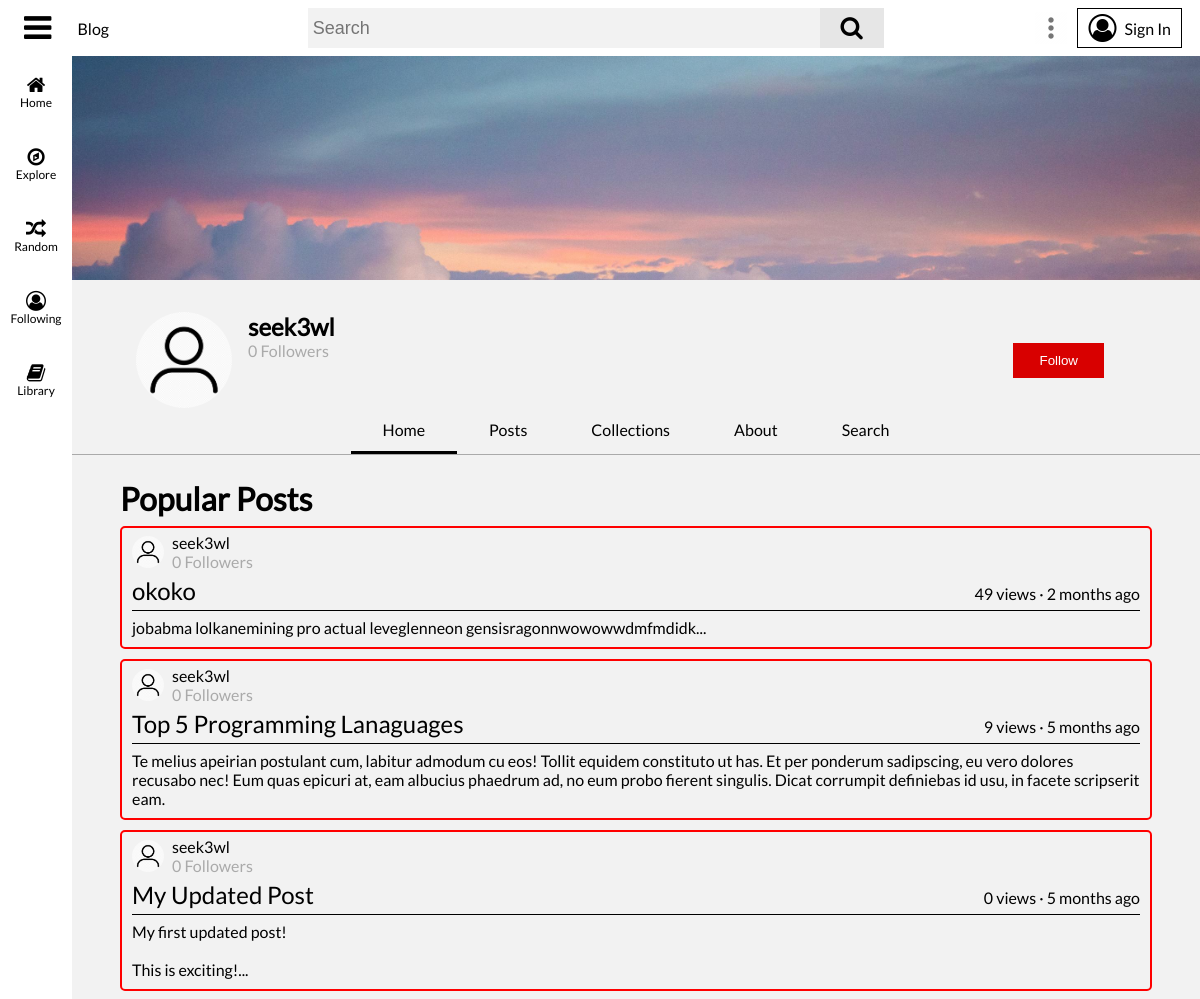
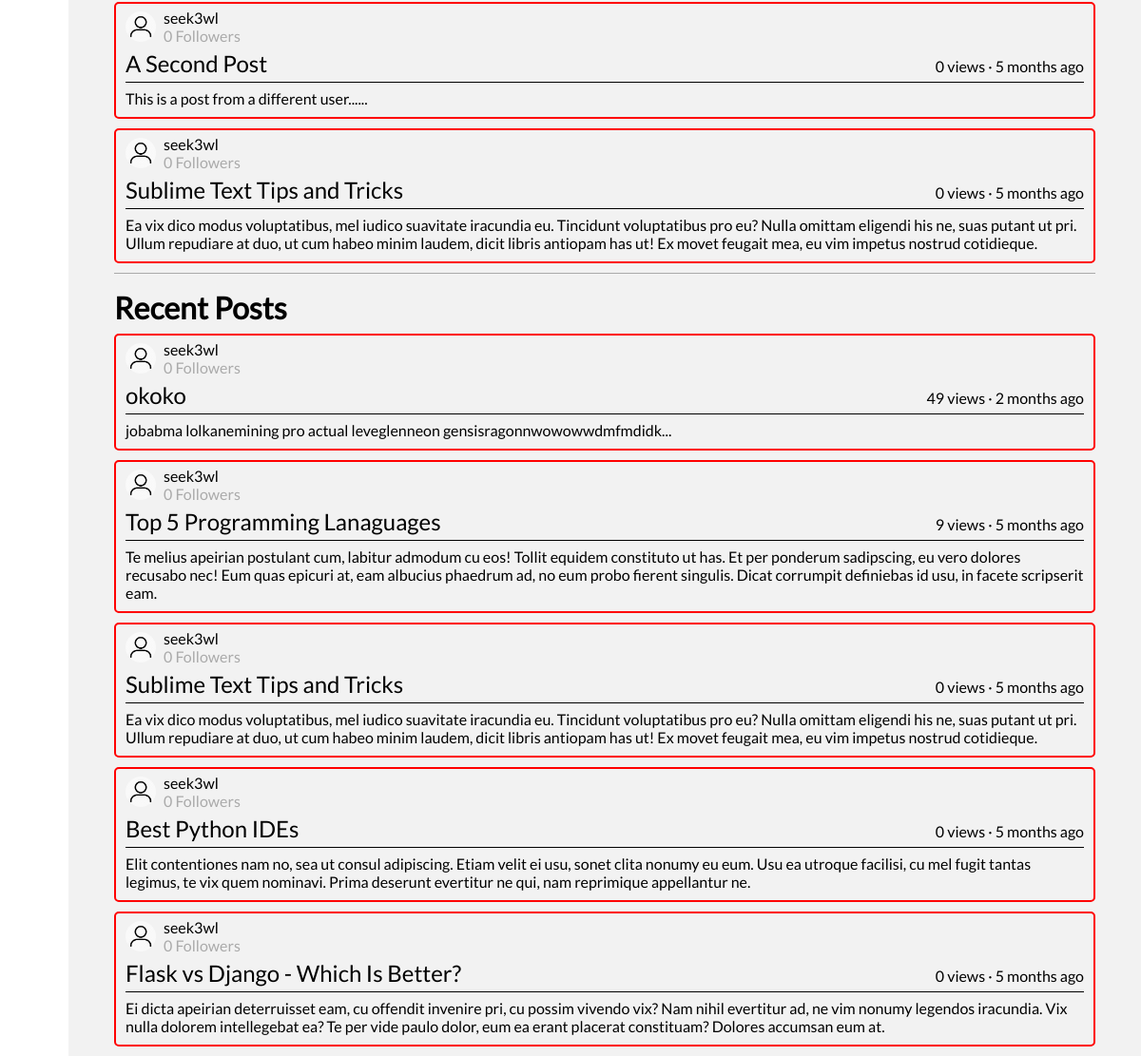
Page /user/seek3wl on the earlier database version (2 pictures, top to bottom).
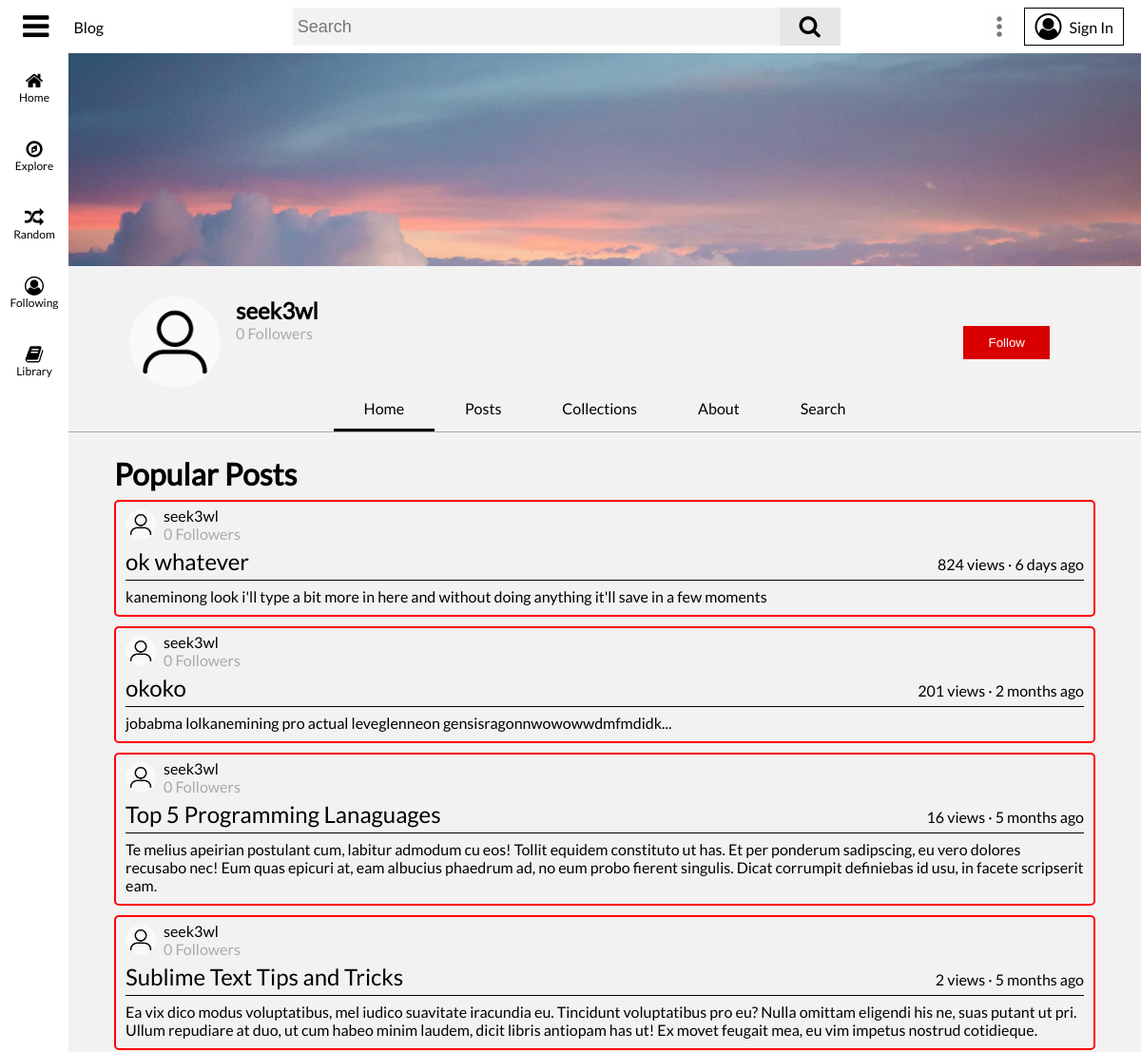
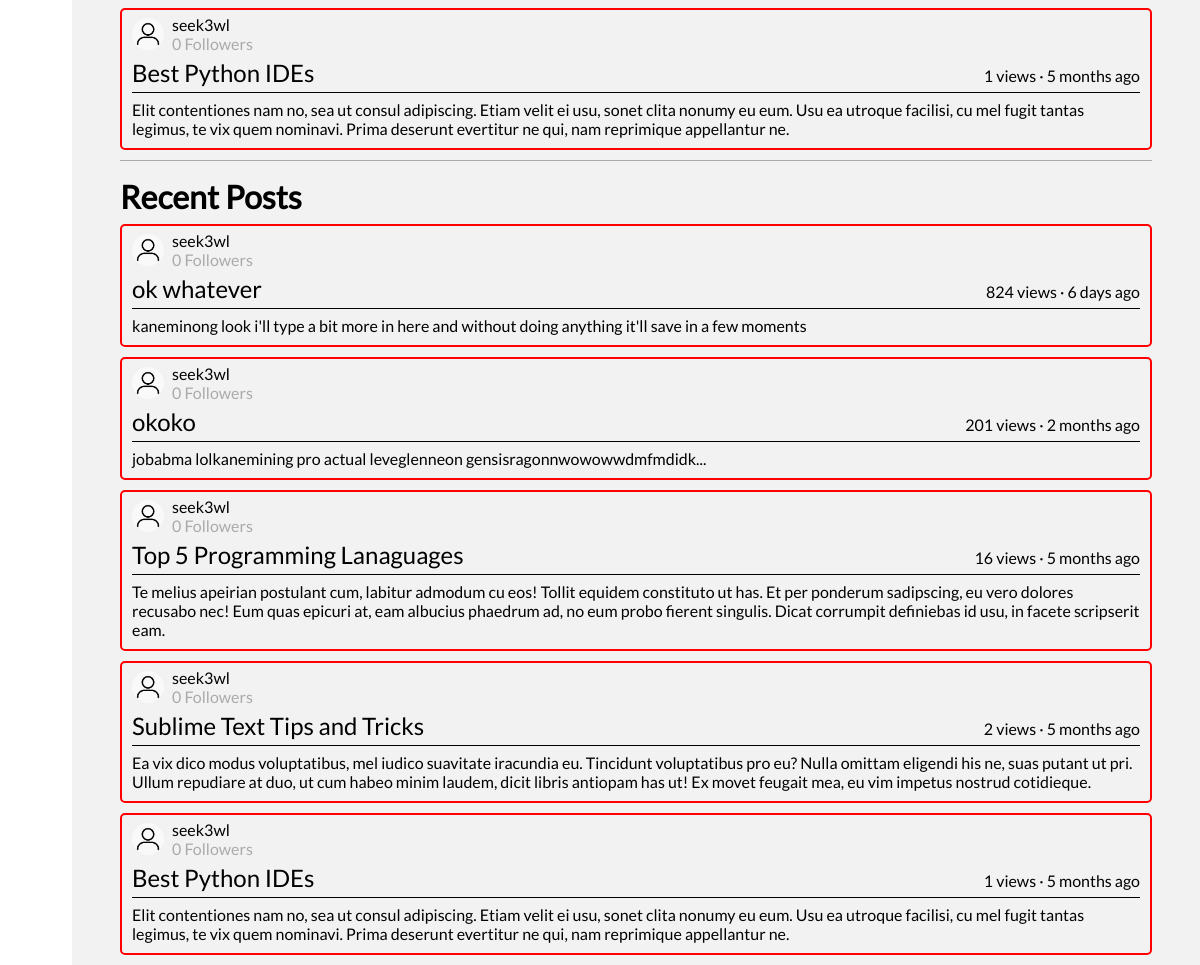
Same page on the later database version (2 pictures, top to bottom).
### flaskblog/models.py (models this page shows, shortened)
class Post(db.Model):
	id = db.Column(db.Integer, primary_key=True)
	user_id = db.Column(db.Integer, db.ForeignKey('user.id'), nullable=False)
	title = db.Column(db.String(100), nullable=False)
	date_posted = db.Column(db.DateTime, nullable=False, default=datetime.utcnow)
	content = db.Column(db.Text, nullable=False)
	views = db.Column(db.Integer, nullable=False, default=0)
	likes = db.Column(db.Integer, nullable=False, default=0)
	comments = db.relationship('Comment', backref='parent', lazy=True)
	tags = db.relationship('Tag', secondary=post_tag_cat, backref='posts_tagged')
	def date_posted_ago(self):
		date_posted = getattr(self, 'date_posted')
		return get_duration(date_posted)

class User(db.Model, UserMixin):
	id = db.Column(db.Integer, primary_key=True)
	username = db.Column(db.String(16), unique=True, nullable=False)
	email = db.Column(db.String(120), unique=True, nullable=False)
	image_file = db.Column(db.String(20), nullable=False, default='default.jpg')
	banner_image = db.Column(db.String(20), nullable=False, default='default_banner.jpg')
	description = db.Column(db.String(120), nullable=True)
	password = db.Column(db.String(60), nullable=False)
	security_question = db.Column(db.String(120), nullable=True)
	security_question_answer = db.Column(db.String(120), nullable=True)
	date_joined = db.Column(db.DateTime, default=datetime.utcnow, nullable=False)
	following = db.relationship('User', secondary=user_user_follow,
								primaryjoin=id == user_user_follow.c.follower_user_id,
								secondaryjoin=id == user_user_follow.c.following_user_id,
								backref='followers')
	media_uploads = db.relationship('Media', backref='uploader', lazy=True)
	posts_cached = db.relationship('PostCache', backref='cache_author', lazy=True)
	posts = db.relationship('Post', backref='author', lazy=True)
	posts_viewed = db.relationship('Post', secondary=user_post_view, backref='viewers')
	posts_liked = db.relationship('Post', secondary=user_post_like, backref='post_likers')
	posts_disliked = db.relationship('Post', secondary=user_post_dislike, backref='post_dislikers')
	featured_post_id = db.Column(db.Integer, nullable=True)
	comments = db.relationship('Comment', backref='author', lazy=True)
	comments_liked = db.relationship('Comment', secondary=user_comment_like, backref='comment_likers')
	comments_disliked = db.relationship('Comment', secondary=user_comment_dislike, backref='comment_dislikers')
	collections = db.relationship('Collection', backref='author', lazy=True)

### flaskblog/users/routes.py (the view)
@users.route('/user/<string:username>')
def user_page(username):
	user = User.query.filter_by(username=username).first_or_404()
	most_viewed_user_posts = Post.query.filter_by(user_id=user.id).order_by(Post.views.desc()).limit(5).all()
	most_recent_user_posts = Post.query.filter_by(user_id=user.id).order_by(Post.date_posted.desc()).limit(5).all()
	featured_post = Post.query.get(user.featured_post_id)
	posts = most_viewed_user_posts + most_recent_user_posts
	if featured_post:
		posts += featured_post
	limit_content = {}
	for post in posts:
		splinted = re.split('{{|}}', post.content)
		for i, splint in enumerate(splinted):
			if splint == '':
				splinted.pop(i)
			elif '*/#|>' in splint:
				splinted.pop(i)
		if len(splinted[0].split()) > 17:
			limit_content[post.id] = splinted[0].split('\n')[0]
		else:
			limit_content[post.id] = splinted[0] + '...'
	user_followed = False
	if current_user.is_authenticated:
		if user in current_user.following:
			user_followed = True
	return render_template('user_page.html', title=username, user=user, user_followed=user_followed,
						   featured_post=featured_post, most_viewed_user_posts=most_viewed_user_posts,
						   most_recent_user_posts=most_recent_user_posts, limit_content=limit_content)

### flaskblog/main/forms.py
class SearchForm(FlaskForm):
    searched = SearchField(validators=[DataRequired()])

### flaskblog/main/routes.py (called while the page is built)
@main.app_context_processor
def inject_template_globals():
	if current_user.is_authenticated:
		image_file_2 = current_user.image_file
	else:
		image_file_2 = 'default.jpg'
	has_post_cache = False
	if current_user.is_authenticated:
		if PostCache.query.filter_by(user_id=current_user.id):
			has_post_cache = True
	return dict(image_file=url_for('static', filename=f'images/profile_pics/{image_file_2}'), SearchForm=SearchForm(),
				has_post_cache=has_post_cache)

### flaskblog/templates/user_page.html (shortened to what this page needs)
{% extends 'base.html' %}
{% block body %}
	<div id="main-body-nm">
		<div id="user-page-header">
			<img id="user-page-header-background" src="{{ url_for('static', filename='images/banners/' + user.banner_image) }}">
			<div id="user-page-header-info">
				<div style="display: flex;">
					<img class="followed-user-img" height="96" width="96" draggable="false" src="{{ url_for('static', filename='images/profile_pics/' + user.image_file) }}">
					<div id="user-page-header-info-info">
						<h2>{{ user.username }}</h2>
						<span class="text-muted">{{ length(user.followers) }} Followers</span>
					</div>
				</div>
				<div>
					{% if current_user.is_authenticated %}
						{% if current_user != user %}
							{% if user_followed %}
								<button class="following-button" style="margin-right: 32px;">Following</button>
							{% else %}
								<button class="follow-button" style="margin-right: 32px;">Follow</button>
							{% endif %}
						{% endif %}
					{% else %}
						<a href="{{ url_for('users.signin', next=url_for('users.user_page', username=user.username)|unquote) }}">
							<button class="follow-button" style="margin-right: 32px;">Follow</button>
						</a>
					{% endif %}
				</div>
			</div>
			<div id="user-page-nav-container">
				<nav id="user-page-nav">
					<div class="user-page-nav-item-selected">
						Home
					</div>
					<div class="user-page-nav-item" onclick="redirect(`{{ url_for('users.user_posts', username=user.username) }}`)">
						Posts
					</div>
					<div class="user-page-nav-item" onclick="redirect(`{{ url_for('users.user_collections', username=user.username) }}`)">
						Collections
					</div>
					<div class="user-page-nav-item" onclick="redirect(`{{ url_for('users.user_about', username=user.username) }}`)">
						About
					</div>
					<div class="user-page-nav-item">
						Search
					</div>
				</nav>
			</div>
			<div id="user-page-body">
				<div style="margin-bottom: 16px; border-bottom: 1px groove #aaa;">
					<h1 style="margin-bottom: 8px;">Popular Posts</h1>
					{% for post in most_viewed_user_posts %}
						<article class="post-container">
							<div class="post-header">
								<a href="{{ url_for('users.user_page', username=post.author.username) }}">
									<img class="post-user-img" height="32" width="32" draggable="false" src="{{ url_for('static', filename='images/profile_pics/' + post.author.image_file) }}">
								</a>
								<div class="post-header-info">
									<a href="{{ url_for('users.user_page', username=post.author.username) }}">
										{{ post.author.username }}
									</a>
									<span>{{ length(post.author.followers) }} Followers</span>
								</div>
							</div>
							<div class="post-title">
								<a href="{{ url_for('posts.post', post_id=post.id) }}">{{ post.title }}</a>
								{{ post.views }} views · {{ post.date_posted_ago() }}
							</div>
							<p class="post-content">{{ limit_content[post.id] }}</p>
						</article>
					{% endfor %}
				</div>
				<div>
					<h1 style="margin-bottom: 8px;">Recent Posts</h1>
					{% for post in most_recent_user_posts %}
						<article class="post-container">
							<div class="post-header">
								<a href="{{ url_for('users.user_page', username=post.author.username) }}">
									<img class="post-user-img" height="32" width="32" draggable="false" src="{{ url_for('static', filename='images/profile_pics/' + post.author.image_file) }}">
								</a>
								<div class="post-header-info">
									<a href="{{ url_for('users.user_page', username=post.author.username) }}">
										{{ post.author.username }}
									</a>
									<span>{{ length(post.author.followers) }} Followers</span>
								</div>
							</div>
							<div class="post-title">
								<a href="{{ url_for('posts.post', post_id=post.id) }}">{{ post.title }}</a>
								{{ post.views }} views · {{ post.date_posted_ago() }}
							</div>
							<p class="post-content">{{ limit_content[post.id] }}</p>
						</article>
					{% endfor %}
				</div>
			</div>
		</div>
	</div>
{% endblock %}

Differences in the rows shown:
no longer on this page (row unchanged): Post: image_file (placeholder picture), author.username "seek3wl", length "0", title "My Updated Post", views "0", date_posted_ago "5 months ago", limit_content "My first updated post! This is exciting!...", shown under "Popular Posts"
no longer on this page (row unchanged): Post: image_file (placeholder picture), author.username "seek3wl", length "0", title "A Second Post", views "0", date_posted_ago "5 months ago", limit_content "This is a post from a different user......", shown under "Popular Posts"
no longer on this page (row unchanged): Post: image_file (placeholder picture), author.username "seek3wl", length "0", title "Flask vs Django - Which Is Better?", views "0", date_posted_ago "5 months ago", limit_content "Ei dicta apeirian deterruisset eam, cu offendit invenire pri, cu possim vivendo vix? Nam nihil evertitur ad, ne vim nonumy legendos iracundia. Vix nulla dolorem intellegebat ea? Te per vide paulo dolor, eum ea erant placerat constituam? Dolores accumsan eum at.", shown under "Recent Posts"
added Post: image_file (placeholder picture), author.username "seek3wl", likes "0", title "ok whatever", views "824", date_posted_ago "6 days ago", limit_content "kaneminong look i'll type a bit more in here and without doing anything it'll save in a few moments"
changed Post "okoko": views "49" → "201"
changed Post "Top 5 Programming Lanaguages": views "9" → "16"
changed Post "Sublime Text Tips and Tricks": views "0" → "2"
now on one of the page's lists (row edited): Post: author.username "seek3wl", likes "0", title "Best Python IDEs", views "1", date_posted_ago "5 months ago", content "Elit contentiones nam no, sea ut consul adipiscing. Etiam velit ei usu, sonet clita nonumy eu eum. Usu ea utroque facilisi, cu mel fugit tantas legimus, te vix quem nominavi. Prima deserunt evertitur ne qui, nam reprimique appellantur ne."
changed Post "Best Python IDEs": views "0" → "1"
